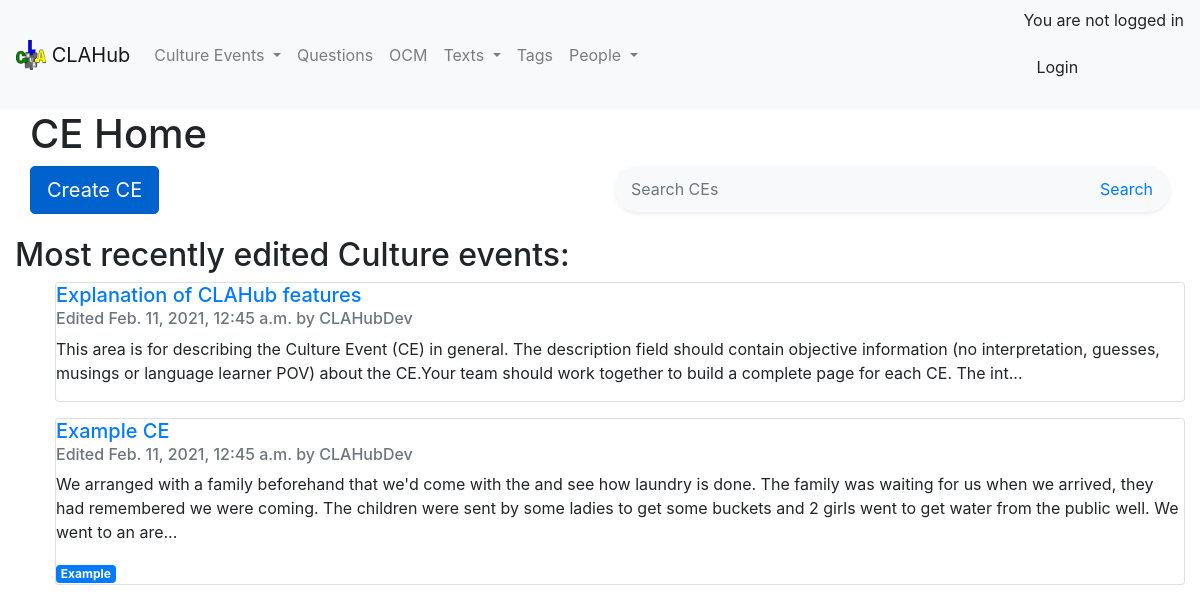
Screenshot of /CE/ with the database file from the repository.
### CE/models.py (models this page shows, shortened)
class CultureEvent(models.Model):
    title = models.CharField(max_length=60, blank=False, unique=True)
    date_created = models.DateTimeField(auto_now_add=True)
    last_modified = models.DateTimeField(auto_now=True)
    last_modified_by = models.CharField(max_length=20)
    description = models.TextField(blank=True)
    description_plain_text = models.TextField(blank=True)
    differences = models.TextField(blank=True)
    interpretation = models.TextField(blank=True)
    slug = models.SlugField(unique=True)  # set in save function, form doesn't need to validate it
    tags = TaggableManager()
    def save(self, *args, **kwargs):
        self.check_unique_title()
        self.description = bleach.clean(self.description_plain_text)
        if CE.settings.auto_cross_reference:
            self.auto_cross_ref()
        else:
            self.find_tag()
        self.slug = slugify(self.title)
        super().save(*args, **kwargs)

### CE/views.py (the view)
# urls.py: path('', views.home_page, name='home_page'),
@CE.utilities.conditional_login
def home_page(request):
    most_recent_ces = CultureEvent.objects.all().order_by('-last_modified')
    paginator = Paginator(most_recent_ces, 25)
    CEs = paginator.get_page(request.GET.get('page'))
    context = {
        'CEs': CEs,
        'paginator': CEs,
        'title': 'CE home',
        'search_context': 'CE'
    }
    return render(request, 'CE/home_page.html', context)

### CE/templates/CE/home_page.html (shortened to what this page needs)
{% extends 'base.html' %}
{% block page_content %}
<head>
</head>
<div class = container-fluid>
    <h1>CE Home</h1>
        <div class="row">
            <div class="col">
                <a href="{% url 'CE:new' %}" class="btn btn-primary btn-lg active" role="button" id="create_CE" aria-pressed="true">Create CE</a>
            </div>
            <div class="col">
                {% include 'partial/search_bar.html' %}
            </div>
        </div>
    </div>
</div>
<div class="container-fluid">
    <h2>Most recently edited Culture events:</h2>
    {% include 'CE/partial/CE_list.html' %}
</div>
{% endblock %}

### CE/templates/CE/partial/CE_list.html (shortened to what this page needs)
{% for ce in CEs %}
<ul>
    <div class="card">
        <h5><a href="{% url 'CE:view' ce.pk %}"> {{ ce.title }} </a></h5>
        <h6 class="card-subtitle mb-2 text-muted">Edited {{ce.last_modified}} by {{ce.last_modified_by}}</h6>
        <p class="card-text">{% autoescape off %}{{ce.description|slice:300}}...{% endautoescape %}</p>
        <div>
            {% for tag in ce.tags.all %}
            {% if tag.slug %}
            <a href ="{% url 'CE:view_tag' tag.slug %}" class="{% cycle 'badge badge-primary' 'badge badge-success' 'badge badge-warning' 'badge badge-secondary' 'badge badge-info' 'badge badge-danger' %}">{{tag}}</a>
            {% endif %}
            {% endfor %}
        </div>
    </div>
</ul>
{% endfor %}

### rows the page displays
CultureEvent: title "Explanation of CLAHub features", last_modified "Feb. 11, 2021, 12:45 a.m.", last_modified_by "CLAHubDev", description "This area is for describing the Culture Event (CE) in general. The description field should contain objective information (no interpretation, guesses, musings or language learner POV) about the CE.Your team should work together to build a complete page for each CE. The int"
CultureEvent: title "Example CE", last_modified "Feb. 11, 2021, 12:45 a.m.", last_modified_by "CLAHubDev", description "We arranged with a family beforehand that we'd come with the and see how laundry is done. The family was waiting for us when we arrived, they had remembered we were coming. The children were sent by some ladies to get some buckets and 2 girls went to get water from the public well. We went to an are"
Tag: name "Example"
